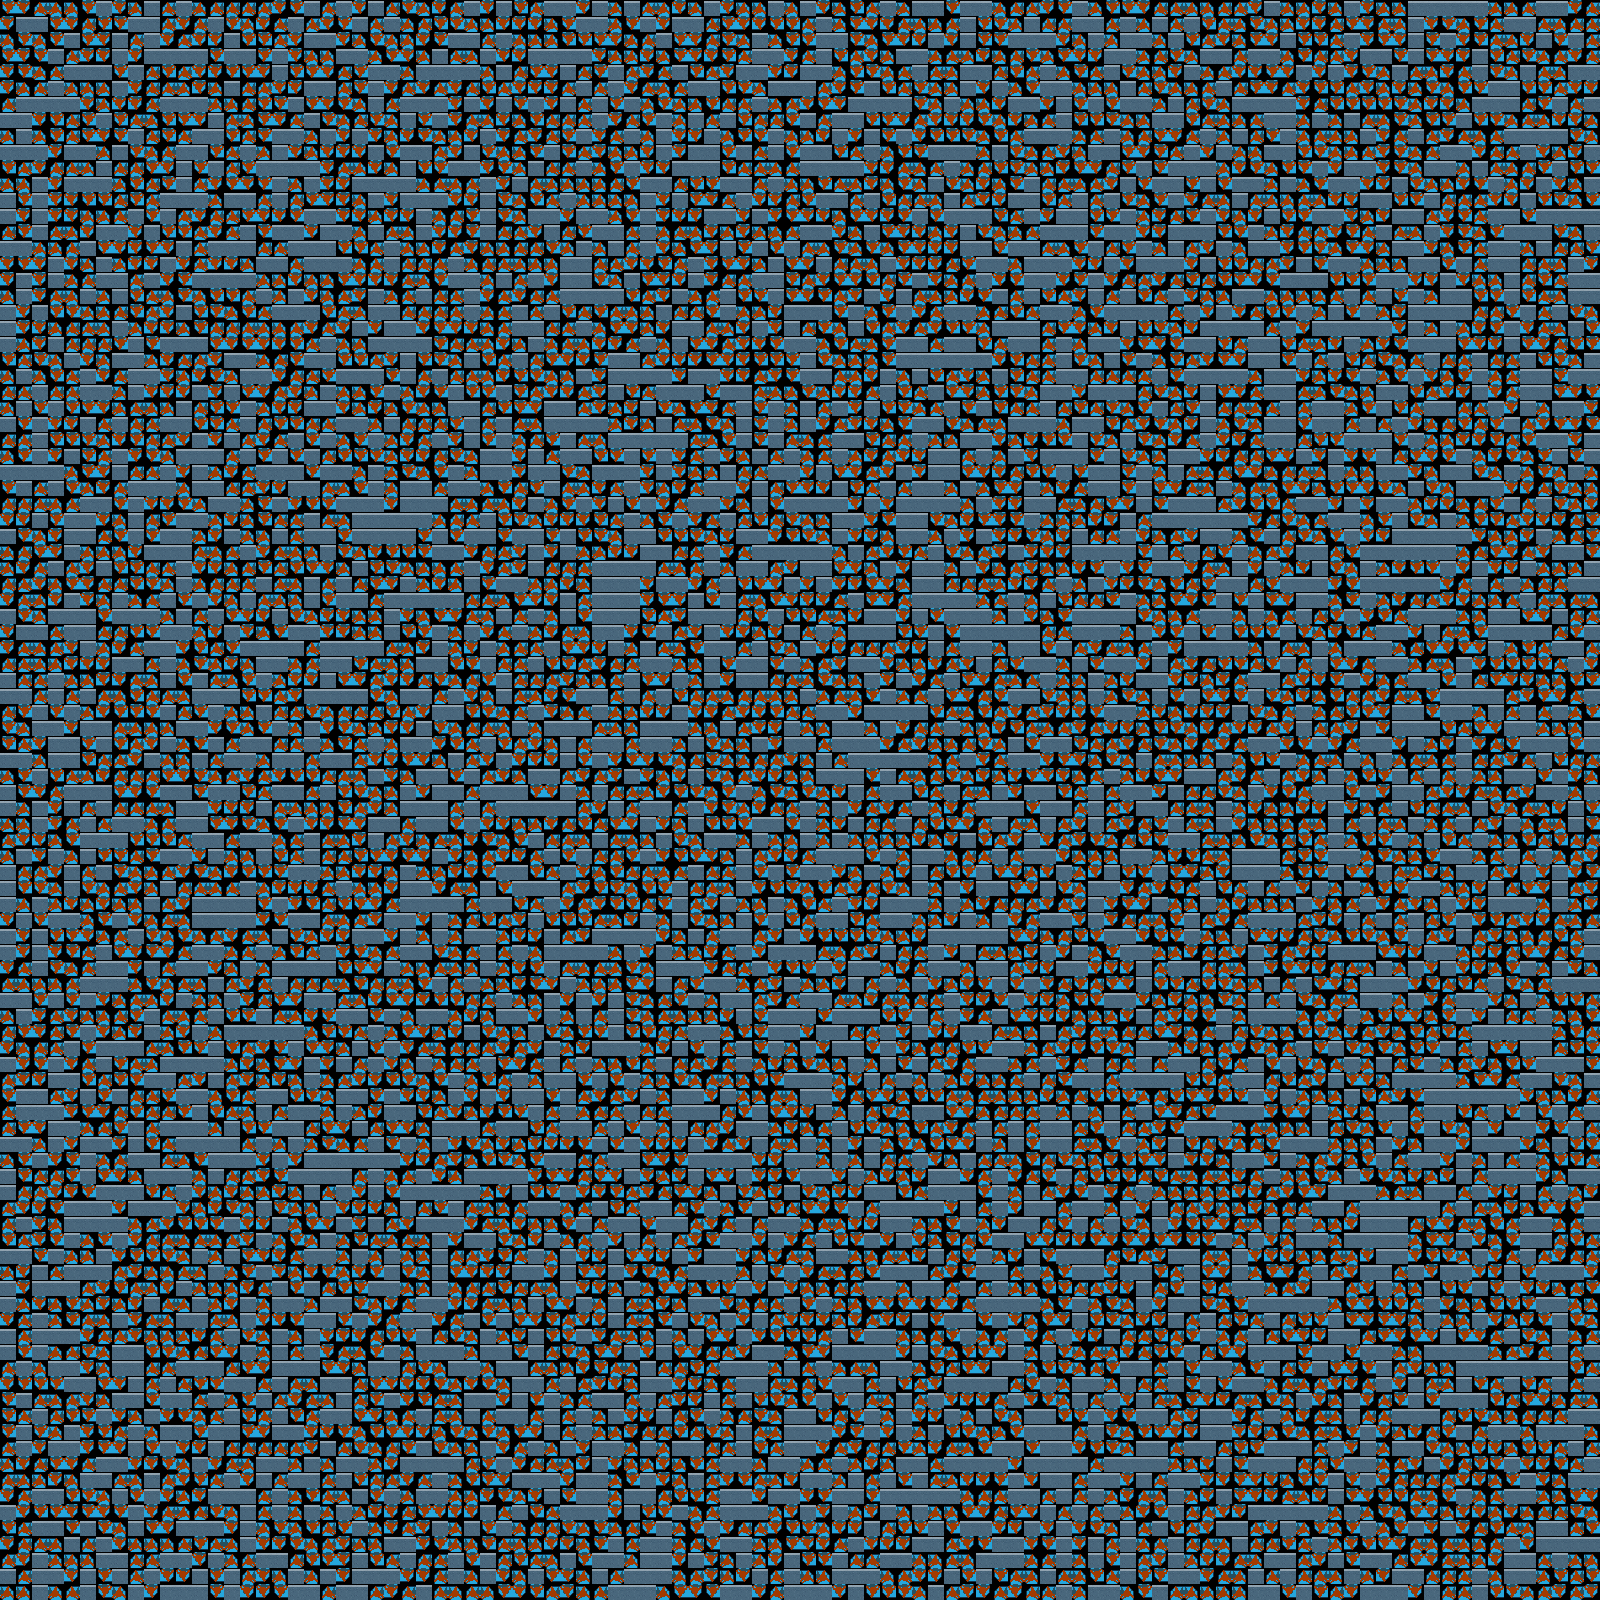

This game map was drawn from its Tiled (.tmx) file and the tilesets committed beside it. A one-line description and the trimmed map source follow:
An orthogonal 100x100 tile map with 16x16 px tiles, 1 tile layer (Tile Layer 1).

<map version="1.0" orientation="orthogonal" width="100" height="100" tilewidth="16" tileheight="16">
 <tileset firstgid="1" name="SteveWorld" tilewidth="16" tileheight="16">
  <image source="../SpriteAtlas.png" width="512" height="512" />
 </tileset>
 <layer name="Tile Layer 1" width="100" height="100">
  <data>[10000 cells, 10000 non-empty, 6 distinct tile ids]</data>
 </layer>
</map>